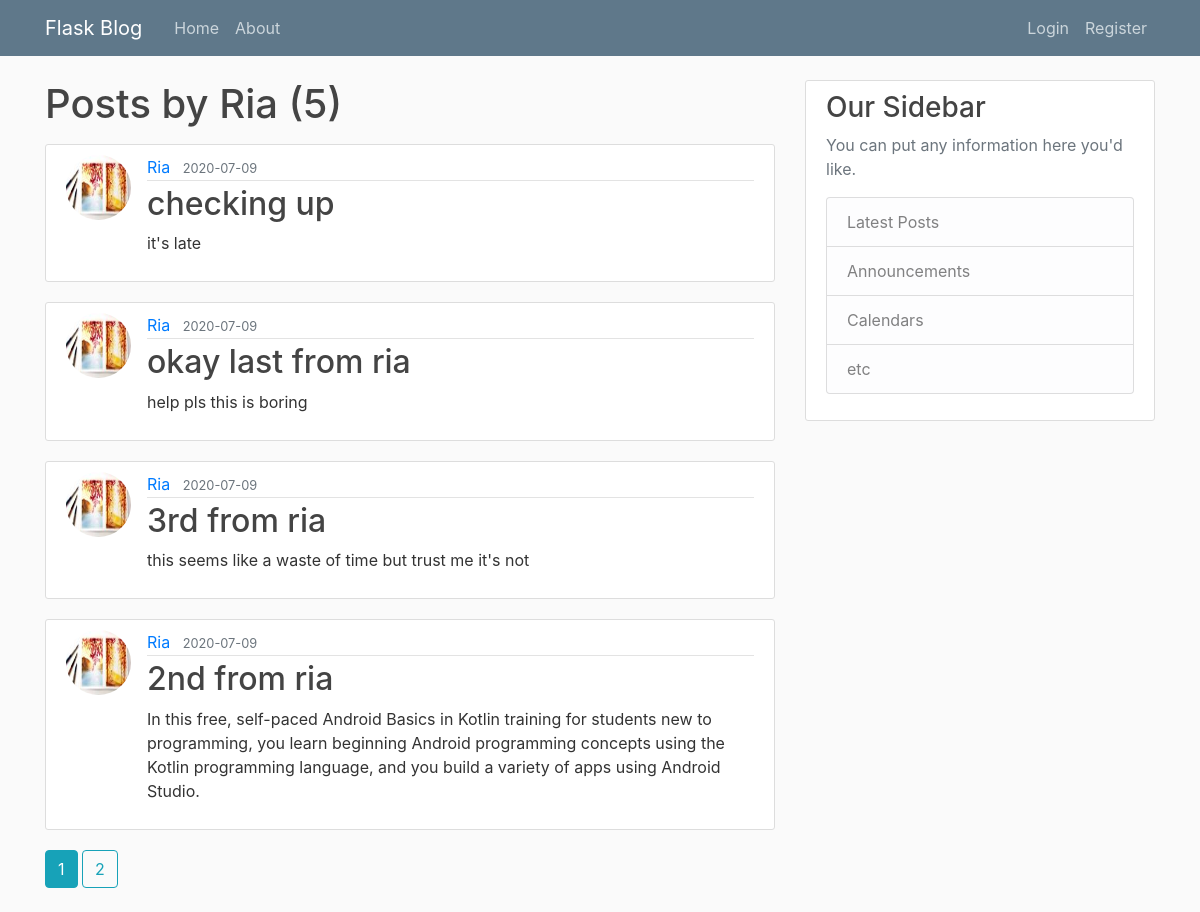
The app's page /user/Ria with its own data.
### platform/flaskblog/models.py (models this page shows, shortened)
class User(db.Model, UserMixin):
    id = db.Column(db.Integer, primary_key=True)
    username = db.Column(db.String(20), unique=True, nullable=False)
    email = db.Column(db.String(120), unique=True, nullable=False)
    image_file = db.Column(db.String(20), nullable=False, default='default.jpg')
    password = db.Column(db.String(60), nullable=False)
    posts = db.relationship('Post', backref='author', lazy=True)

class Post(db.Model):
    id = db.Column(db.Integer, primary_key=True)
    title = db.Column(db.String(100), nullable=False)
    date_posted = db.Column(db.DateTime, nullable=False, default=datetime.utcnow)
    content = db.Column(db.Text, nullable=False)
    user_id = db.Column(db.Integer, db.ForeignKey('user.id'), nullable=False)

### platform/flaskblog/routes.py (the view)
@app.route("/user/<string:username>")
def user_posts(username):
    page=request.args.get('page',1,type=int)
    user= User.query.filter_by(username=username).first_or_404()
    posts= Post.query.filter_by(author=user)\
        .order_by(Post.date_posted.desc())\
        .paginate(page=page, per_page=4)
    return render_template('user_posts.html', posts=posts, user=user)

### platform/flaskblog/templates/user_posts.html
{% extends "layout.html" %}
{% block content %}
    <h1 class="mb-3">Posts by {{ user.username }} ({{ posts.total }})</h1>
    {% for post in posts.items %}
    <article class="media content-section">
        <img class="rounded-circle article-img" src="{{ url_for('static', filename='profile_pics/' + post.author.image_file) }}">
        <div class="media-body">
          <div class="article-metadata">
            <a class="mr-2" href="{{ url_for('user_posts', username=post.author.username)}}">{{ post.author.username }}</a>
            <small class="text-muted">{{ post.date_posted.strftime('%Y-%m-%d') }}</small>
          </div>
          <h2><a class="article-title" href="{{ url_for('post', post_id=post.id) }}">{{ post.title }}</a></h2>
          <p class="article-content">{{ post.content }}</p>
        </div>
      </article>
    {% endfor %}
    {% for page_num in posts.iter_pages(left_edge=1, right_edge=1, left_current=1, right_current=2) %}
      {% if page_num %}
        {% if posts.page == page_num %}
          <a class="btn btn-info mb-4" href="{{ url_for('user_posts', username=user.username, page=page_num)}}">{{ page_num }}</a>
        {% else %}
          <a class="btn btn-outline-info mb-4" href="{{ url_for('user_posts', username=user.username, page=page_num)}}">{{ page_num }}</a>
        {% endif %}
      {% else %}
        ..
      {% endif %}
    {% endfor %}
{% endblock content %}

### platform/flaskblog/static/main.css (style rules this page uses)
body { background: #fafafa; color: #333333; margin-top: 5rem; }
h1, h2, h3, h4, h5, h6 { color: #444444; }
.content-section { background: #ffffff; padding: 10px 20px; border: 1px solid #dddddd; border-radius: 3px; margin-bottom: 20px; }
.article-title { color: #444444; }
.article-content { white-space: pre-line; }
.article-img { height: 65px; width: 65px; margin-right: 16px; }
.article-metadata { padding-bottom: 1px; margin-bottom: 4px; border-bottom: 1px solid #e3e3e3 }

### records on screen
User: username "Ria"
Post: image_file (picture), author.username "Ria", date_posted "2020-07-09", title "checking up", content "it's late"
Post: image_file (picture), author.username "Ria", date_posted "2020-07-09", title "okay last from ria", content "help pls this is boring"
Post: image_file (picture), author.username "Ria", date_posted "2020-07-09", title "3rd from ria", content "this seems like a waste of time but trust me it's not"
Post: image_file (picture), author.username "Ria", date_posted "2020-07-09", title "2nd from ria", content "In this free, self-paced Android Basics in Kotlin training for students new to programming, you learn beginning Android programming concepts using the Kotlin programming language, and you build a variety of apps using Android Studio."

### other values on screen
{{ posts.total }} "5"
{{ page_num }} "1"
{{ page_num }} "2"
